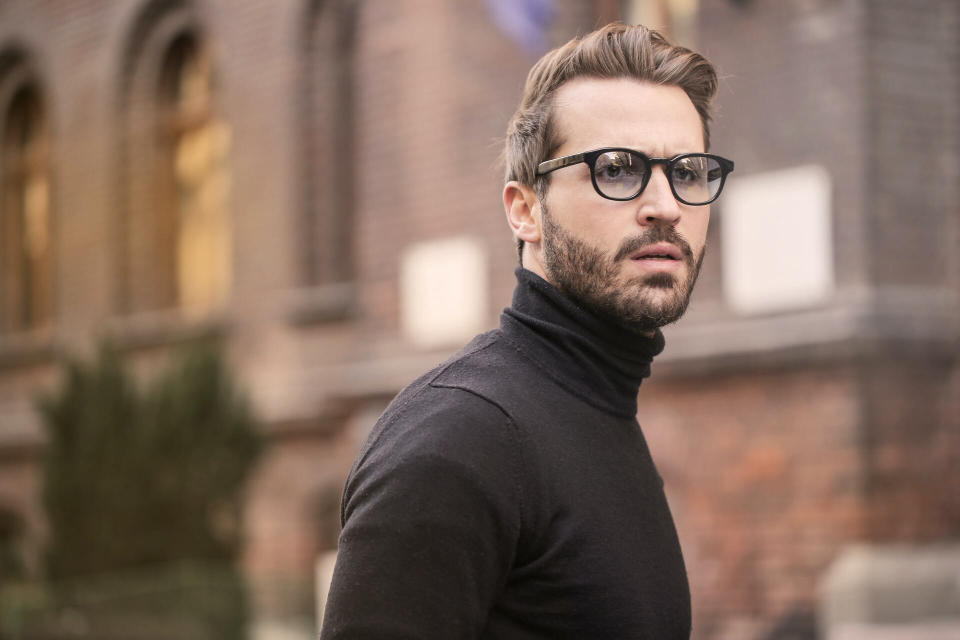
//> input picture c_opencv/image/person.jpg, 1920 x 1280 px (shown at 1/2 size)
$ ./main   (built with g++ and OpenCV 4)
//> lines starting //> are read from the running program, lines starting //| are printed output that depends on the picture; after the words box and inside, x2 and y2 are one past the last pixel; in counts of white or black regions, pixels touching at a corner belong together
### c_opencv/c_opencv/adaptThreshold.h
#pragma once
#ifndef AdaptThreshold_h
#define AdaptThreshold_h

class AdaptThreshold
{
public:
	void start();
};


#endif // Threshold_h

### c_opencv/c_opencv/threshold.h
#pragma once
#ifndef Threshold_h
#define Threshold_h

class Threshold
{
public:
	void start();
};


#endif // Threshold_h

### c_opencv/c_opencv/cvtColor.h
#pragma once
#ifndef CvtColor_h
#define CvtColor_h

class CvtColor {
public:
	void start();
};


#endif // !cvtColor_h

### c_opencv/c_opencv/concat.h
#pragma once
#ifndef  Concat_h
#define  Concat_h

class Concat
{
public:
	void start();
};

#endif // ! Concat_h

### c_opencv/c_opencv/resize.h
#pragma once
#ifndef Resize_h
#define Resize_h

class Resize
{
public:
	void start();
	//private:
		//int a;
		//int b;
};

#endif

### c_opencv/c_opencv/Capture.h
#pragma once
#ifndef Capture_h
#define Capture_h

class Capture
{
public:
	void start();
};

#endif

### c_opencv/c_opencv/imread.h
#ifndef Imread_h
#define Imread_h

class Imread
{
public:
      void start();
//private:
	//int a;
	//int b;
};

#endif

### c_opencv/c_opencv/adaptThreshold.cpp
#include <opencv2/core.hpp>
#include <opencv2/highgui.hpp>
#include <opencv2/imgproc.hpp>

#include "adaptThreshold.h"


using namespace cv;
using namespace std;

void AdaptThreshold::start() {
	//원본이미지 불러오기
	Mat src = imread("image/person.jpg");
//> src is the input picture: 1280 rows x 1920 cols, CV_8UC3; mean B, G, R 94.4, 107.2, 129
	//8비트 1채널 mat 객체 생성
	Mat gray = Mat(src.size(), CV_8UC1);
	Mat binary = Mat(src.size(), CV_8UC1);
	Mat binary_1 = Mat(src.size(), CV_8UC1);
	Mat binary_2 = Mat(src.size(), CV_8UC1);
	Mat binary2 = Mat(src.size(), CV_8UC1);
	Mat binary2_1 = Mat(src.size(), CV_8UC1);
	Mat binary2_2 = Mat(src.size(), CV_8UC1);

	//원본 이미지 -> 그레이스케일로 변경
	cvtColor(src, gray, COLOR_BGR2GRAY);
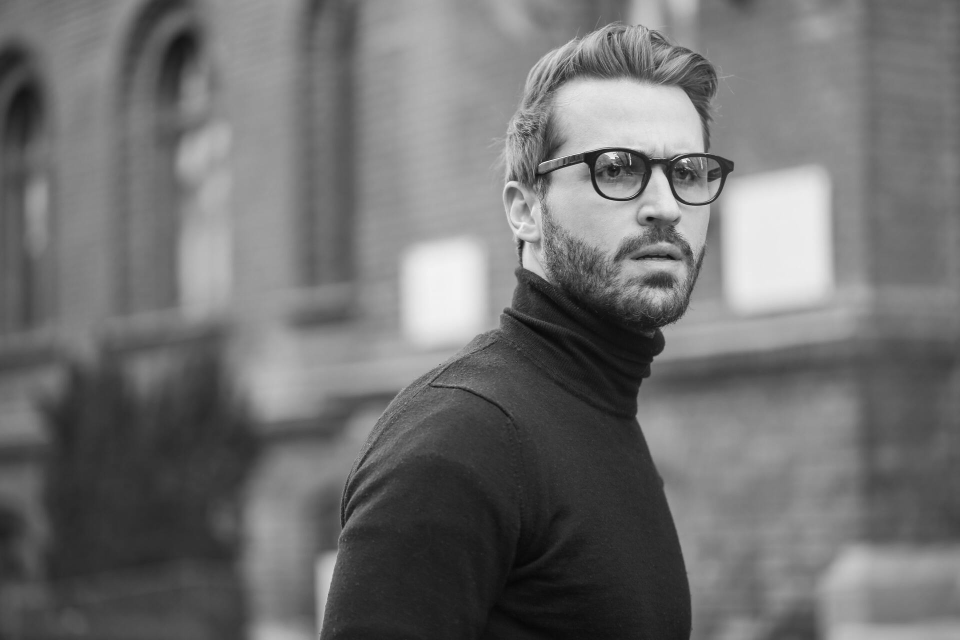
//> gray: 1280 rows x 1920 cols, CV_8UC1 (shown at 1/2 size); min 6, max 253, mean 112.3
	//적응형 이진화 알고리즘(가우시안 방법)
	//blocksize 25x25 크기 내의 영역을 분석해 적절한 임곗값을 설정
	//상수 c에는 비교적 낮은 값인 5를 지정 이값을 음수로 지정 할 경우 전체 영역이 어두워진다. 반대로 5보다 크면 밝아진다.
	adaptiveThreshold(gray, binary, 255, ADAPTIVE_THRESH_GAUSSIAN_C, THRESH_BINARY, 25, 5);
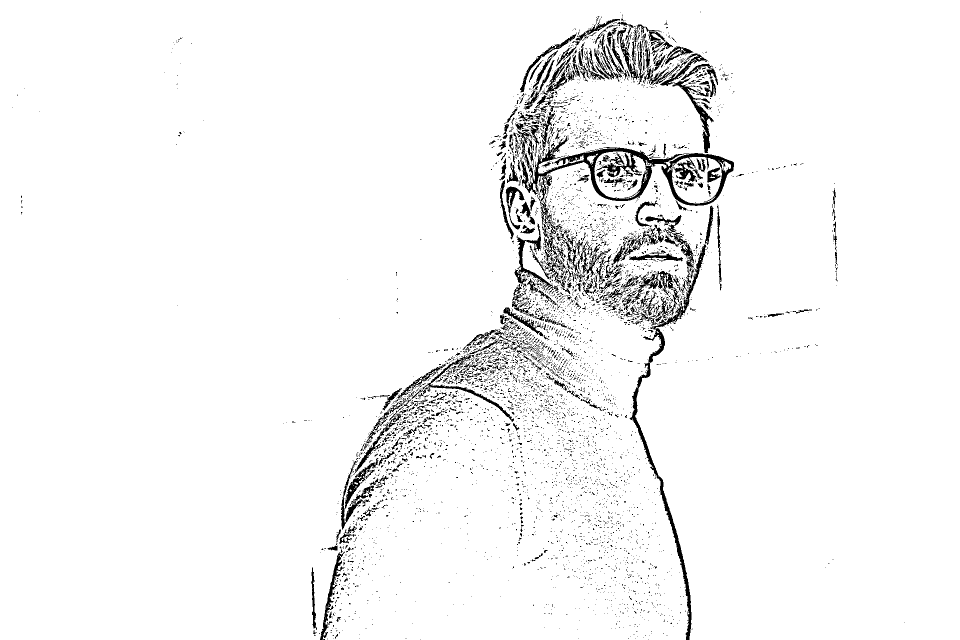
//> binary: 1280 rows x 1920 cols, CV_8UC1 (shown at 1/2 size); 95.9% white; 5335 black regions (4899 under 20 px), largest, box (x1, y1, x2, y2) and area: (1040, 271, 1468, 450) 12365, (1260, 488, 1413, 1280) 6507, (1344, 156, 1427, 306) 1851
	adaptiveThreshold(gray, binary_1, 255, ADAPTIVE_THRESH_GAUSSIAN_C, THRESH_BINARY, 33, 5);
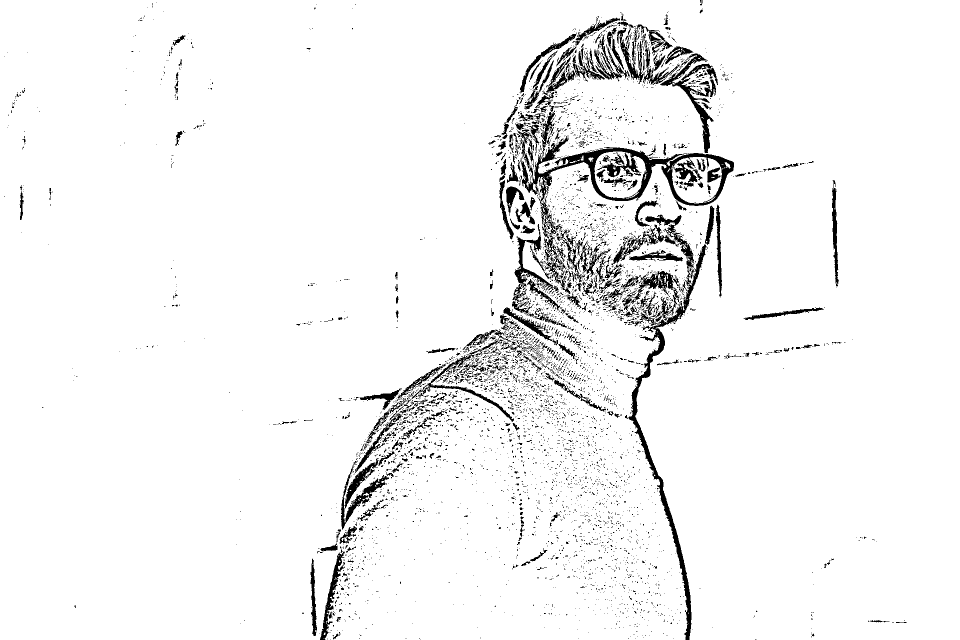
//> binary_1: 1280 rows x 1920 cols, CV_8UC1 (shown at 1/2 size); 95.2% white; 5179 black regions (4747 under 20 px), largest, box (x1, y1, x2, y2) and area: (1041, 221, 1468, 588) 16277, (1257, 488, 1413, 1280) 8268, (1320, 107, 1436, 306) 4277
	adaptiveThreshold(gray, binary_2, 255, ADAPTIVE_THRESH_GAUSSIAN_C, THRESH_BINARY, 55, 5);
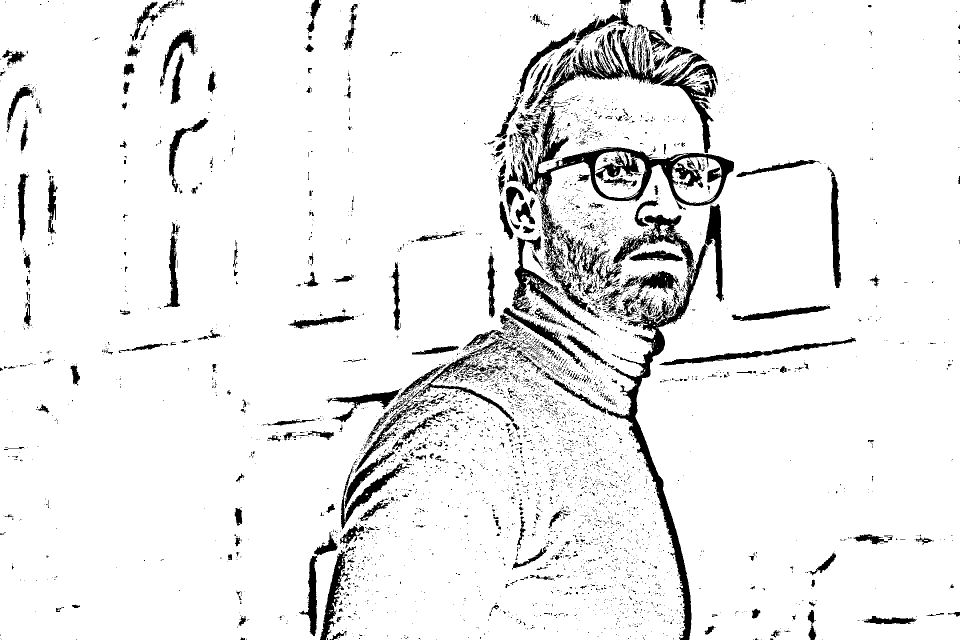
//> binary_2: 1280 rows x 1920 cols, CV_8UC1 (shown at 1/2 size); 92.4% white; 5059 black regions (4615 under 20 px), largest, box (x1, y1, x2, y2) and area: (1041, 55, 1468, 621) 28334, (1214, 429, 1417, 1280) 19768, (1320, 107, 1436, 306) 5258
	adaptiveThreshold(gray, binary2, 255, ADAPTIVE_THRESH_MEAN_C, THRESH_BINARY, 25, -5);
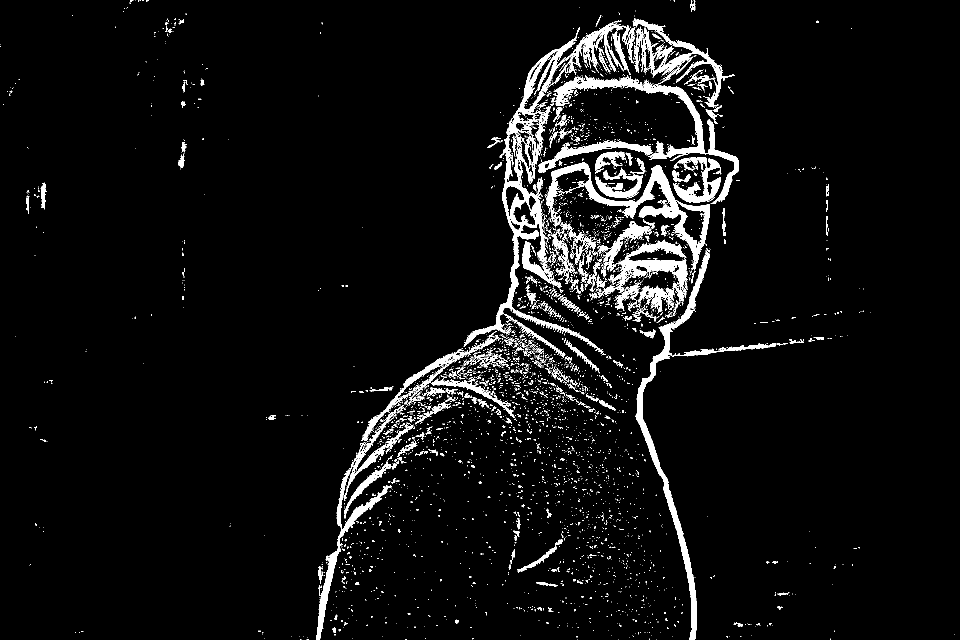
//> binary2: 1280 rows x 1920 cols, CV_8UC1 (shown at 1/2 size); 5.3% white; 4088 white regions (3771 under 20 px), largest, box (x1, y1, x2, y2) and area: (927, 45, 1259, 710) 20019, (1102, 53, 1478, 408) 15087, (1092, 324, 1421, 541) 10608
	adaptiveThreshold(gray, binary2_1, 255, ADAPTIVE_THRESH_MEAN_C, THRESH_BINARY, 33, -5);
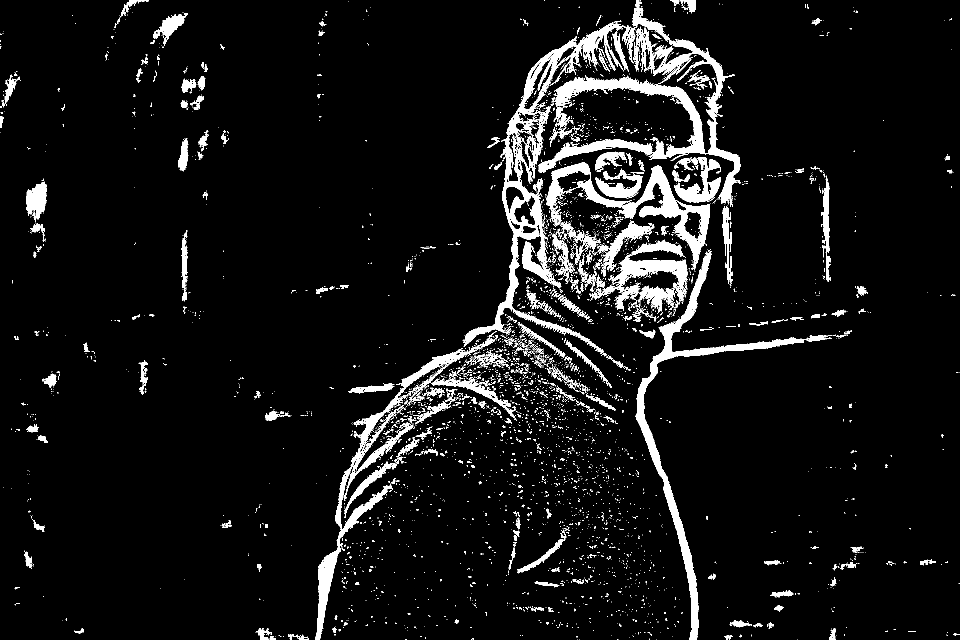
//> binary2_1: 1280 rows x 1920 cols, CV_8UC1 (shown at 1/2 size); 7% white; 4301 white regions (3926 under 20 px), largest, box (x1, y1, x2, y2) and area: (925, 45, 1271, 713) 24391, (1077, 0, 1482, 414) 24251, (1271, 503, 1664, 1280) 15605
	adaptiveThreshold(gray, binary2_2, 255, ADAPTIVE_THRESH_MEAN_C, THRESH_BINARY, 55, -5);
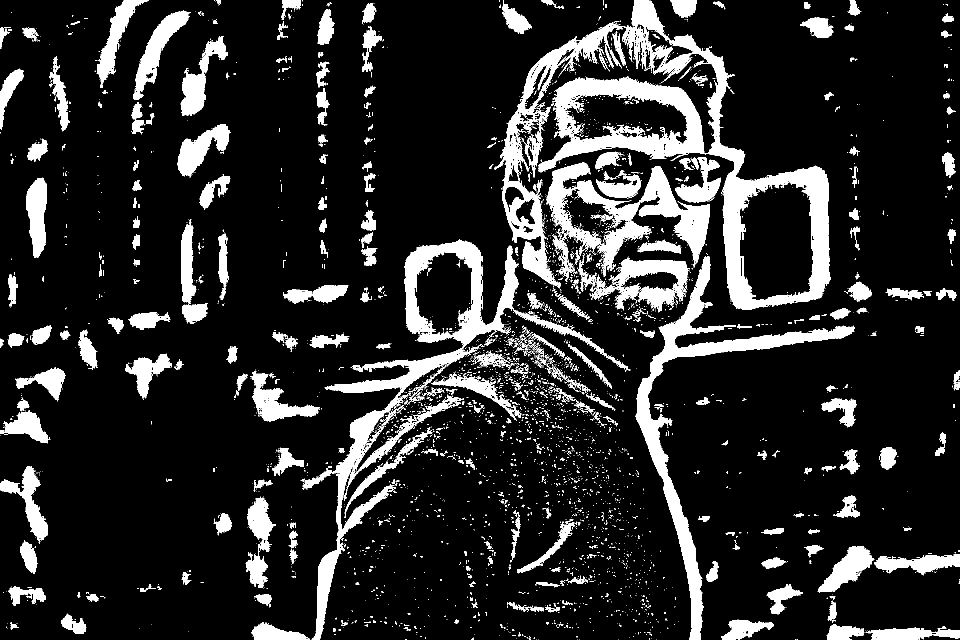
//> binary2_2: 1280 rows x 1920 cols, CV_8UC1 (shown at 1/2 size); 15.1% white; 3968 white regions (3546 under 20 px), largest, box (x1, y1, x2, y2) and area: (989, 0, 1662, 620) 82310, (604, 479, 1256, 1280) 43610, (1271, 512, 1710, 1280) 28575

	imshow("gray", gray);
	imshow("binary", binary);
	imshow("binary_1", binary_1);
	imshow("binary_2", binary_2);
	imshow("binary2", binary2);
	imshow("binary2_1", binary2_1);
	imshow("binary2_2", binary2_2);

	waitKey(0);
	destroyAllWindows;

}


/*
적응형 이진화 알고리즘
- 입력 이미지에 따라 임곗값이 스스로 다른 값을 할당할 수 있도록 구성된 이진화 알고리즘이다.
이미지에 따라 어떠한 임곗값을 주더라도 이진화 처리가 어려운 이미지가 존재하는데
(ex 조명의 변화나 반사가 심한 경우 이미지 내의 밝기 분포가 달라 국소적으로 임곗값을 적용해야 원하는 결과를 얻을 수있다.)
이러한 경우 적응형 이진화 알고리즘을 적용한다.

AdaptiveThreshold->적응형 이진화 알고리즘

AdaptiveThreshold(원본이미지, 추출이미지, maxValue, adaptivemethod, threshold type, blocksize, 상수 c)

픽셀마다 적응형 임곗값 x, y를 설정해 계산식을 이용한다.
blocksize를 중심점이 존재할 수 있게 홀수만 사용가능하다.
계산은 blocksizeㅌ blocksize영역에 대한 가중 평균을 계산 - c(상수) 를 한다.

type
ADAPTIVE_THRESH_MEAN_C     blocksize      영역의모든 픽셀에 평균가중치를 적용
ADAPTIVE_THRESH_GAUSSIAN_C blocksize  영역의 모든 픽셀에 중심점으로부터의 거리에 대한 가우시안 가중치를 적용
*/

### c_opencv/c_opencv/main.cpp
#include <iostream>					//입출력 관련 내용이 들어있음(stream input output)
#include <stdio.h>                  //standard input output 의 약자로 h는 헤더의 약자다 표준 입출력에 관련된 내용이 들어있음 (파일입출력, 콘솔화면 등등)
#include "imread.h"
#include "Capture.h"
#include "resize.h"
#include "concat.h"
#include "cvtColor.h"
#include "threshold.h"
#include "adaptThreshold.h"

using namespace std;

int main(int ac, char** av) {
	// [17 lines of commented-out code are left out]

	AdaptThreshold ath;
	ath.start();

	return 0;
}
